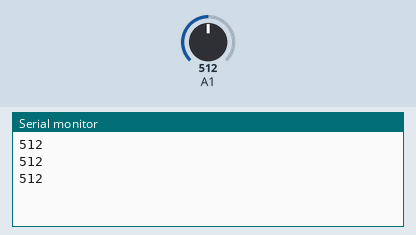
Bench run of a sketch on a simulated Arduino Uno, built with avr-gcc and run on an emulated ATmega328P. On the bench: the last lines printed to the serial monitor. The inputs (shaded band) are chosen by the test bench; at power-on: A1 = 512. The audio player accepts every command and is not drawn.

Above: at 7.3 s.
7.4 s: A1 set to 390
At 7.9 s:
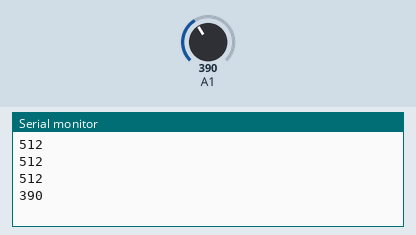
8.9 s: A1 set to 410
At 9.4 s:
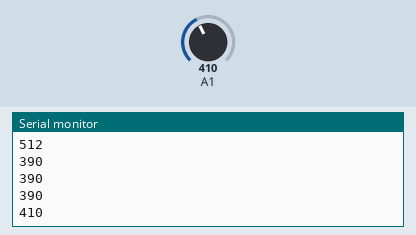
Timing chart, 0 to 11.9 s (numbered marks = the images above; inputs shaded):
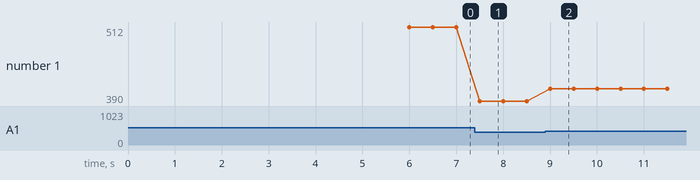

Measured:
- after the input at 7.4 s, the serial monitor: prints a new line after 0.10 s (image 1)
- after the input at 8.9 s, the serial monitor: prints a new line after 0.10 s (image 2)
- plotted number 1: 512 → 390 after the input at 7.4 s, 390 → 410 after the input at 8.9 s

The sketch:

talkative1.ino
```cpp
//talkative1
//水やりのお礼を言ってくれる。
#include <SoftwareSerial.h>
#include <DFPlayer_Mini_Mp3.h>
#include <Metro.h>
SoftwareSerial mySerial(10, 11); // RX, TX

int val = 0;
int l_val = 0;
Metro metro1 = Metro(600000);

void setup() {
  // put your setup code here, to run once:
  Serial.begin(9600);
  mySerial.begin (9600);
  mp3_set_serial (mySerial);  //set softwareSerial for DFPlayer-mini mp3 module
  mp3_set_volume (25);  // 音量の設定(0～30)
}

void loop() {
  // put your main code here, to run repeatedly:
    val = analogRead(1);

  //thirsty metroで一定時間ごとに喋らせる。
  if(metro1.check() == 1){
    if(abs(val) < 400){
      mp3_play (1);
      delay(6000);
    }
    //satisfy
    else{
      mp3_play (4);
      delay(6000);
    }
  }

  //wasdying
  if(val - l_val >= 200){
    mp3_play (3);
    delay(6000);
  }
  //thanks
  else if(val - l_val >= 100){
    mp3_play (2);
    delay(6000);
  }

  l_val = val;
  Serial.println(val);
  delay(500);
}
```
